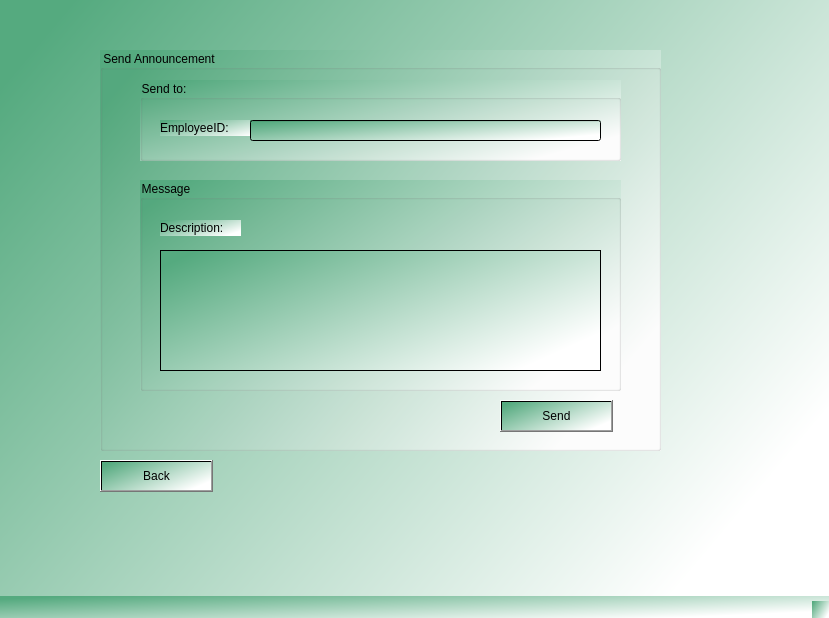
<?xml version="1.0" encoding="UTF-8"?>
<ui version="4.0">
 <class>empIoyeeID</class>
 <widget class="QMainWindow" name="empIoyeeID">
  <property name="geometry">
   <rect>
    <x>0</x>
    <y>0</y>
    <width>829</width>
    <height>618</height>
   </rect>
  </property>
  <property name="windowTitle">
   <string>MainWindow</string>
  </property>
  <property name="autoFillBackground">
   <bool>false</bool>
  </property>
  <property name="styleSheet">
   <string notr="true">background-color: qlineargradient(spread:pad, x1:0.03, y1:0.0965909, x2:1, y2:0.681818, stop:0 rgba(85, 170, 127, 255), stop:1 rgba(255, 255, 255, 255));</string>
  </property>
  <widget class="QWidget" name="centralwidget">
   <widget class="QGroupBox" name="groupBox">
    <property name="geometry">
     <rect>
      <x>100</x>
      <y>50</y>
      <width>561</width>
      <height>401</height>
     </rect>
    </property>
    <property name="title">
     <string>Send Announcement</string>
    </property>
    <widget class="QGroupBox" name="groupBox_3">
     <property name="geometry">
      <rect>
       <x>40</x>
       <y>30</y>
       <width>481</width>
       <height>81</height>
      </rect>
     </property>
     <property name="title">
      <string>Send to:</string>
     </property>
     <widget class="QLabel" name="label_3">
      <property name="geometry">
       <rect>
        <x>20</x>
        <y>40</y>
        <width>111</width>
        <height>16</height>
       </rect>
      </property>
      <property name="text">
       <string>EmployeeID:</string>
      </property>
     </widget>
     <widget class="QLineEdit" name="employeeID">
      <property name="geometry">
       <rect>
        <x>110</x>
        <y>40</y>
        <width>351</width>
        <height>21</height>
       </rect>
      </property>
     </widget>
    </widget>
    <widget class="QGroupBox" name="groupBox_4">
     <property name="geometry">
      <rect>
       <x>40</x>
       <y>130</y>
       <width>481</width>
       <height>211</height>
      </rect>
     </property>
     <property name="styleSheet">
      <string notr="true">background-color: qlineargradient(spread:pad, x1:0.03, y1:0.0965909, x2:1, y2:0.681818, stop:0 rgba(85, 170, 127, 255), stop:1 rgba(255, 255, 255, 255));</string>
     </property>
     <property name="title">
      <string>Message</string>
     </property>
     <widget class="QTextEdit" name="description">
      <property name="geometry">
       <rect>
        <x>20</x>
        <y>70</y>
        <width>441</width>
        <height>121</height>
       </rect>
      </property>
     </widget>
     <widget class="QLabel" name="label_2">
      <property name="geometry">
       <rect>
        <x>20</x>
        <y>40</y>
        <width>81</width>
        <height>16</height>
       </rect>
      </property>
      <property name="text">
       <string>Description:</string>
      </property>
     </widget>
    </widget>
    <widget class="QPushButton" name="sendButton">
     <property name="geometry">
      <rect>
       <x>400</x>
       <y>350</y>
       <width>113</width>
       <height>32</height>
      </rect>
     </property>
     <property name="text">
      <string>Send</string>
     </property>
    </widget>
   </widget>
   <widget class="QPushButton" name="backButton">
    <property name="geometry">
     <rect>
      <x>100</x>
      <y>460</y>
      <width>113</width>
      <height>32</height>
     </rect>
    </property>
    <property name="text">
     <string>Back</string>
    </property>
   </widget>
  </widget>
  <widget class="QMenuBar" name="menubar">
   <property name="geometry">
    <rect>
     <x>0</x>
     <y>0</y>
     <width>829</width>
     <height>26</height>
    </rect>
   </property>
  </widget>
  <widget class="QStatusBar" name="statusbar"/>
 </widget>
 <resources/>
 <connections/>
</ui>
